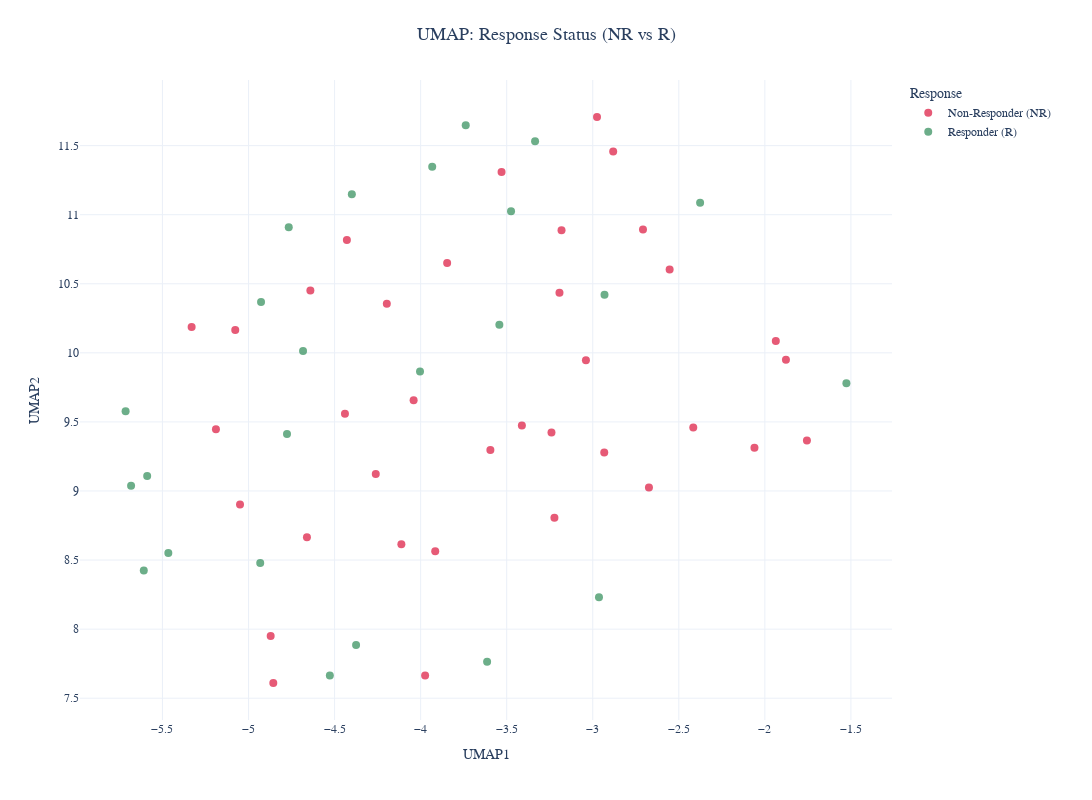

Notebook code for this chart:
### Code cell
# %%

# [9] Separate UMAP Visualizations
def create_separate_umap_plots(X, y, df_metadata):
    """Create separate UMAP visualizations for different grouping variables."""
    if not UMAP_AVAILABLE:
        print("UMAP not available - skipping separate UMAP plots")
        return {}

    print("Generating separate UMAP visualizations...")
    scaler = StandardScaler()
    X_scaled = scaler.fit_transform(X)

    plots = {}

    # UMAP for NR vs R
    print("  - UMAP for Response Status (NR vs R)...")
    umap_model = umap.UMAP(n_components=2, random_state=42)
    X_umap = umap_model.fit_transform(X_scaled)

    plot_df = pd.DataFrame(
        {
            "UMAP1": X_umap[:, 0],
            "UMAP2": X_umap[:, 1],
            "Response": y.map({0: "Non-Responder (NR)", 1: "Responder (R)"}),
        }
    )

    # Use consistent response colors
    response_colors = get_response_colors()

    plots["umap_response"] = px.scatter(
        plot_df,
        x="UMAP1",
        y="UMAP2",
        color="Response",
        title="UMAP: Response Status (NR vs R)",
        labels={"color": "Response Status"},
        color_discrete_map=response_colors,
    )
    plots["umap_response"].update_traces(marker=dict(size=8, opacity=0.7))
    plots["umap_response"] = apply_thesis_style(
        plots["umap_response"], plot_type="medium"
    )

    # UMAP for Therapy Type
    print("  - UMAP for Therapy Type...")
    if "Therapy Subgroup" in df_metadata.columns:
        therapy_plot_df = plot_df.copy()
        therapy_plot_df["Therapy_Type"] = df_metadata["Therapy Subgroup"]

        plots["umap_therapy"] = px.scatter(
            therapy_plot_df,
            x="UMAP1",
            y="UMAP2",
            color="Therapy_Type",
            title="UMAP: Therapy Type",
            labels={"color": "Therapy Type"},
        )
        plots["umap_therapy"].update_traces(marker=dict(size=8, opacity=0.7))
        plots["umap_therapy"] = apply_thesis_style(
            plots["umap_therapy"], plot_type="medium"
        )
    else:
        print("    Warning: 'Therapy Subgroup' column not found in metadata")

    # UMAP for Cancer Type (Disease Group)
    print("  - UMAP for Cancer Type...")
    if "Disease Group" in df_metadata.columns:
        cancer_plot_df = plot_df.copy()
        cancer_plot_df["Cancer_Type"] = df_metadata["Disease Group"]

        plots["umap_cancer"] = px.scatter(
            cancer_plot_df,
            x="UMAP1",
            y="UMAP2",
            color="Cancer_Type",
            title="UMAP: Cancer Type (Disease Group)",
            labels={"color": "Cancer Type"},
        )
        plots["umap_cancer"].update_traces(marker=dict(size=8, opacity=0.7))
        plots["umap_cancer"] = apply_thesis_style(
            plots["umap_cancer"], plot_type="medium"
        )
    else:
        print("    Warning: 'Disease Group' column not found in metadata")

    return plots


print("\n--- Generating Separate UMAP Visualizations ---")
separate_umap_plots = create_separate_umap_plots(X, y, df_metadata)

for plot_name, plot_fig in separate_umap_plots.items():
    print(f"\nShowing {plot_name}...")
    plot_fig.show()

### Figure 1 — Plotly figure (JSON) as saved in the notebook; plotly's stock layout.template omitted (floating-point values rounded to 4 significant figures)
{"data": [{"hovertemplate": "Response=Non-Responder (NR)<br>UMAP1=%{x}<br>UMAP2=%{y}<extra></extra>", "legendgroup": "Non-Responder (NR)", "marker": {"color": "#DC143C", "opacity": 0.7, "size": 8, "symbol": "circle"}, "mode": "markers", "name": "Non-Responder (NR)", "orientation": "v", "showlegend": true, "type": "scatter", "x": [-2.975, -2.708, -1.936, -2.881, -4.661, -1.878, -2.06, -3.04, -3.595, -3.412, -5.077, -4.112, -4.196, -4.44, -2.416, -3.223, -5.33, -4.641, -2.933, -2.673, -2.553, -3.193, -5.189, -3.53, -1.756, -4.871, -4.856, -4.428, -5.049, -4.041, -3.915, -3.846, -3.181, -3.24, -4.261, -3.974], "xaxis": "x", "y": [11.71, 10.89, 10.09, 11.46, 8.665, 9.951, 9.313, 9.947, 9.296, 9.473, 10.17, 8.615, 10.36, 9.558, 9.46, 8.806, 10.19, 10.45, 9.279, 9.026, 10.6, 10.43, 9.448, 11.31, 9.366, 7.951, 7.61, 10.82, 8.902, 9.658, 8.563, 10.65, 10.89, 9.423, 9.123, 7.665], "yaxis": "y"}, {"hovertemplate": "Response=Responder (R)<br>UMAP1=%{x}<br>UMAP2=%{y}<extra></extra>", "legendgroup": "Responder (R)", "marker": {"color": "#2E8B57", "opacity": 0.7, "size": 8, "symbol": "circle"}, "mode": "markers", "name": "Responder (R)", "orientation": "v", "showlegend": true, "type": "scatter", "x": [-4.683, -4.527, -2.932, -3.335, -4.927, -2.964, -4.375, -4.004, -5.466, -3.543, -4.932, -5.589, -5.682, -4.776, -5.608, -3.933, -1.526, -3.475, -4.4, -3.738, -4.766, -5.714, -2.376, -3.614], "xaxis": "x", "y": [10.01, 7.664, 10.42, 11.53, 10.37, 8.232, 7.885, 9.865, 8.551, 10.2, 8.478, 9.108, 9.038, 9.412, 8.425, 11.35, 9.78, 11.03, 11.15, 11.65, 10.91, 9.577, 11.09, 7.763], "yaxis": "y"}], "layout": {"font": {"family": "Arial, sans-serif", "size": 14}, "height": 800, "legend": {"font": {"size": 12}, "title": {"text": "Response"}, "tracegroupgap": 0, "x": 1.02, "xanchor": "left", "y": 1, "yanchor": "top"}, "margin": {"b": 80, "l": 80, "r": 200, "t": 80}, "title": {"font": {"size": 18}, "text": "UMAP: Response Status (NR vs R)", "x": 0.5}, "width": 1200, "xaxis": {"anchor": "y", "domain": [0, 1], "tickfont": {"size": 12}, "title": {"font": {"size": 14}, "text": "UMAP1"}}, "yaxis": {"anchor": "x", "domain": [0, 1], "tickfont": {"size": 12}, "title": {"font": {"size": 14}, "text": "UMAP2"}}}}
